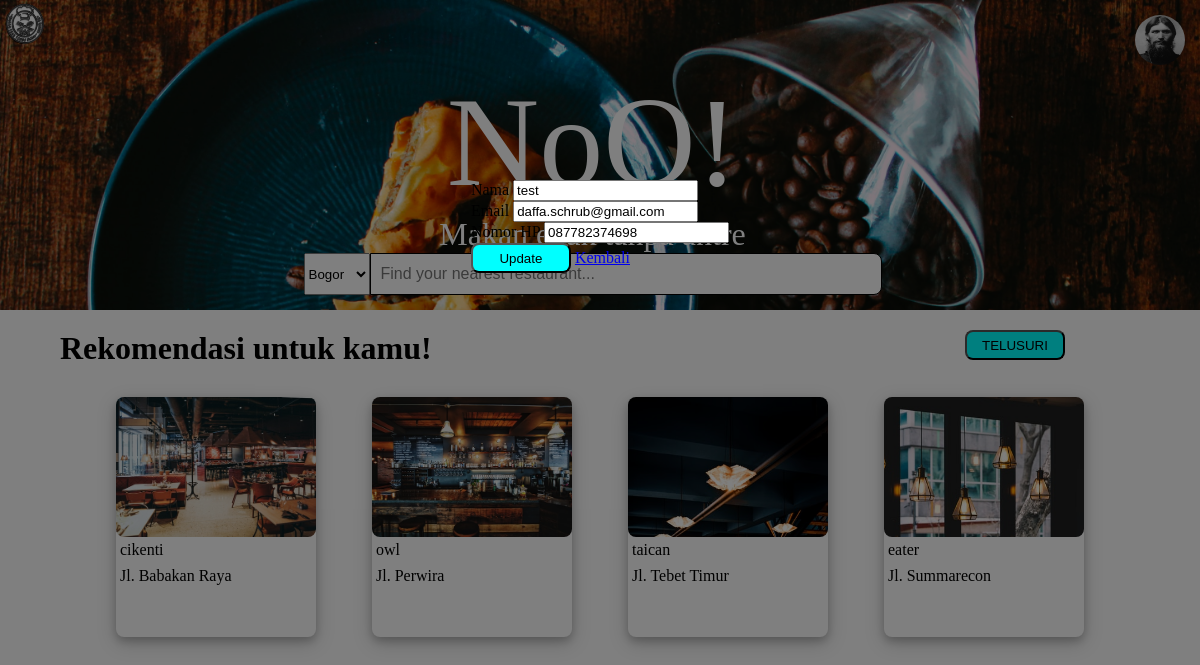
The page /profile_edit.php (signed in) on the database its author committed.
### tables this page shows
CREATE TABLE `users` (
  `id` int(11) NOT NULL,
  `nama` varchar(64) NOT NULL,
  `username` varchar(64) NOT NULL,
  `email` varchar(64) NOT NULL,
  `password` varchar(64) NOT NULL,
  `no_hp` varchar(15) NOT NULL,
  `user_image` varchar(255) NOT NULL
);

CREATE TABLE `restoran` (
  `resto_id` int(11) NOT NULL,
  `resto_name` varchar(24) NOT NULL,
  `resto_address` varchar(64) NOT NULL,
  `resto_number` varchar(20) NOT NULL,
  `resto_image` varchar(255) NOT NULL,
  `resto_open` varchar(24) NOT NULL,
  `resto_rating` int(11) NOT NULL,
  `loc_id` int(11) NOT NULL
);

### profile_edit.php (the view, shortened to what this page needs)
<!DOCTYPE html>
<html lang="en">
  <head>
    <link rel="stylesheet" href="style.css" />
  </head>
  <body>
  <header class="header" style="background-image: url(./admin/images/cover-resto.jpeg)">
    <?php
              $db = mysqli_connect('localhost','root', 'subhan2122', 'noq');
              $user=$_SESSION['username'];
              $query = mysqli_query($db, "select user_image from users where username='$user'");
              while($users = mysqli_fetch_array($query))
              {?>
                <?php $usr_img = "user_images/".$users['user_image'];?>
                <div class="image-avatar">
                    <a href="./profile.php">
                     <img src= <?php echo $usr_img;?> alt='image-avatar' />
                    </a>
        <?php }?>
      <a href="./index.php">
        <img
          style="position: absolute; top: 0px; left: 0px"
          src="./admin/images/logo.png"
          alt="logo"
      /></a>
      <div class="center">
        <span class="judul">NoQ!</span>
        <br />
        <span class="motto">Makan enak tanpa antre</span>
      </div>
      <div class="search-location">
        <select name="location" id="location">
          <option value="bogor">Bogor</option>
        </select>
        <div class="search-bar">
          <input
            class="text"
            type="text"
            placeholder="Find your nearest restaurant..."
          />
        </div>
      </div>
    </header>
    <div class="content">
      <div class="recommendation-container">
        <h3>Rekomendasi untuk kamu!</h3>
        <button>TELUSURI</button>
      </div>
      <div class="cards">
      <?php
              $db = mysqli_connect('localhost','root', 'subhan2122', 'noq');
                $query = mysqli_query($db, "select * from restoran");
                while($resto = mysqli_fetch_array($query))
                {?>
                 <?php $res_img = "admin/images/".$resto['resto_image'];?>
                  <div class="card">
                    <span
                      class="card-image"
                      style="background-image: url('<?php echo $res_img;?>');"
                    ></span>
                    <div class="card-content">
                      <span class="nama-resto"><?php echo $resto['resto_name'];?></span>
                      <span class="alamat"><?php echo $resto['resto_address'];?></span>
                    </div>
                  </div>
               <?php }?>
      </div>
    </div>
    <div class="modal-bg">
    	<div class="modal" style="height: 55%">
      <?php
        $user = $_SESSION['username'];
        $query = mysqli_query($db, "select nama,email,no_hp,password from users where username='$user'");
        $users = mysqli_fetch_array($query);
        ?>
			<form method="post" action="profile_edit.php" class="form" enctype="multipart/form-data">
				<div class="input-group">
					<label>Nama</label>
					<input type="text" name="nama" value="<?php echo $users['nama']; ?>">
				</div>
				<div class="input-group">
					<label>Email</label>
					<input type="email" name="email" value="<?php echo $users['email']; ?>">
				</div>
        <div class="input-group">
					<label>Nomor HP</label>
					<input type="text" name="no_hp" value="<?php echo $users['no_hp']; ?>">
				</div>
				<div class="input-group">
					<button type="submit" class="btn" name="edit">Update</button>
          <a href="./profile.php">Kembali</a>
				</div>
			</form>
		</div>
	</div>
  </body>
</html>

### style.css (style rules this page uses)
body { margin: 0; height: 100%; }
p, h1, h2, h3, h4, h5, h6 { margin: 0px; }
.header { background-image: url("./images/cover-resto.jpeg"); background-size: cover; height: 300px; padding-top: 10px; }
.image-avatar { text-align: right; padding-top: 5px; padding-right: 15px; }
.image-avatar img { height: 50px; width: 50px; border-radius: 50%; }
.center { text-align: center; }
.center > span { color: white; }
.judul { font-size: 8rem; }
.motto { font-size: 2rem; }
.search-location { display: flex; flex-direction: row; justify-content: center; }
.search-bar { height: 40px; width: 500px; border-radius: 0px 8px 8px 0px; background: #fff; padding-left: 10px; border: 1px solid; }
.text { border: none; background: none; outline: none; float: left; padding: 0; font-size: 16px; line-height: 40px; width: 500px; }
.content { padding-top: 20px; padding-left: 60px; padding-right: 60px; }
.recommendation-container { display: flex; flex-direction: row; justify-content: space-between; padding-right: 75px; }
h3 { margin: 0px; font-size: 2rem; }
button { height: 30px; width: 100px; background-color: aqua; border-radius: 8px; }
.cards { display: flex; flex-direction: row; justify-content: space-evenly; margin-top: 30px; }
.card { display: flex; flex-direction: column; width: 200px; height: 240px; background-color: blue; border-radius: 8px; background-color: #ffff; box-shadow: 0 4px 8px 0 rgba(0, 0, 0, 0.2), 0 6px 20px 0 rgba(0, 0, 0, 0.19); }
.card-image { border-radius: 8px; background-size: cover; width: 200px; height: 140px; }
.card-content { height: 100px; display: flex; flex-direction: column; }
.nama-resto, .alamat, .rate { margin: 4px; }
.modal-bg { position: fixed; width: 100%; height: 100%; top: 0; left: 0; background-color: rgba(0, 0, 0, 0.5); display: flex; justify-content: center; align-items: center; }
.form { display: flex; flex-direction: column; }

### rows shown on the page
users: user_image (picture), nama "test", email "daffa.schrub@gmail.com", no_hp "087782374698"
restoran: resto_image (picture), resto_name "cikenti", resto_address "Jl. Babakan Raya"
restoran: resto_image (picture), resto_name "owl", resto_address "Jl. Perwira"
restoran: resto_image (picture), resto_name "taican", resto_address "Jl. Tebet Timur"
restoran: resto_image (picture), resto_name "eater", resto_address "Jl. Summarecon"
